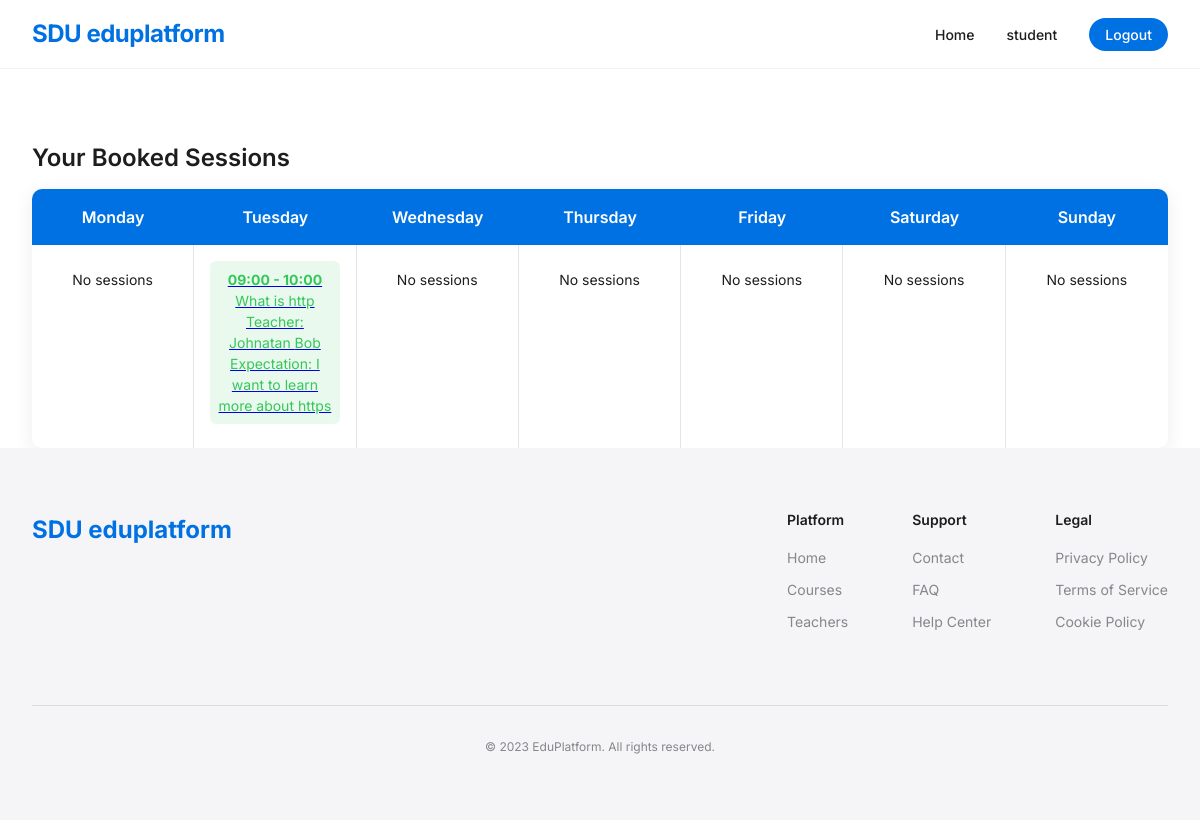
Page /profile/ (signed in) on the earlier database version.
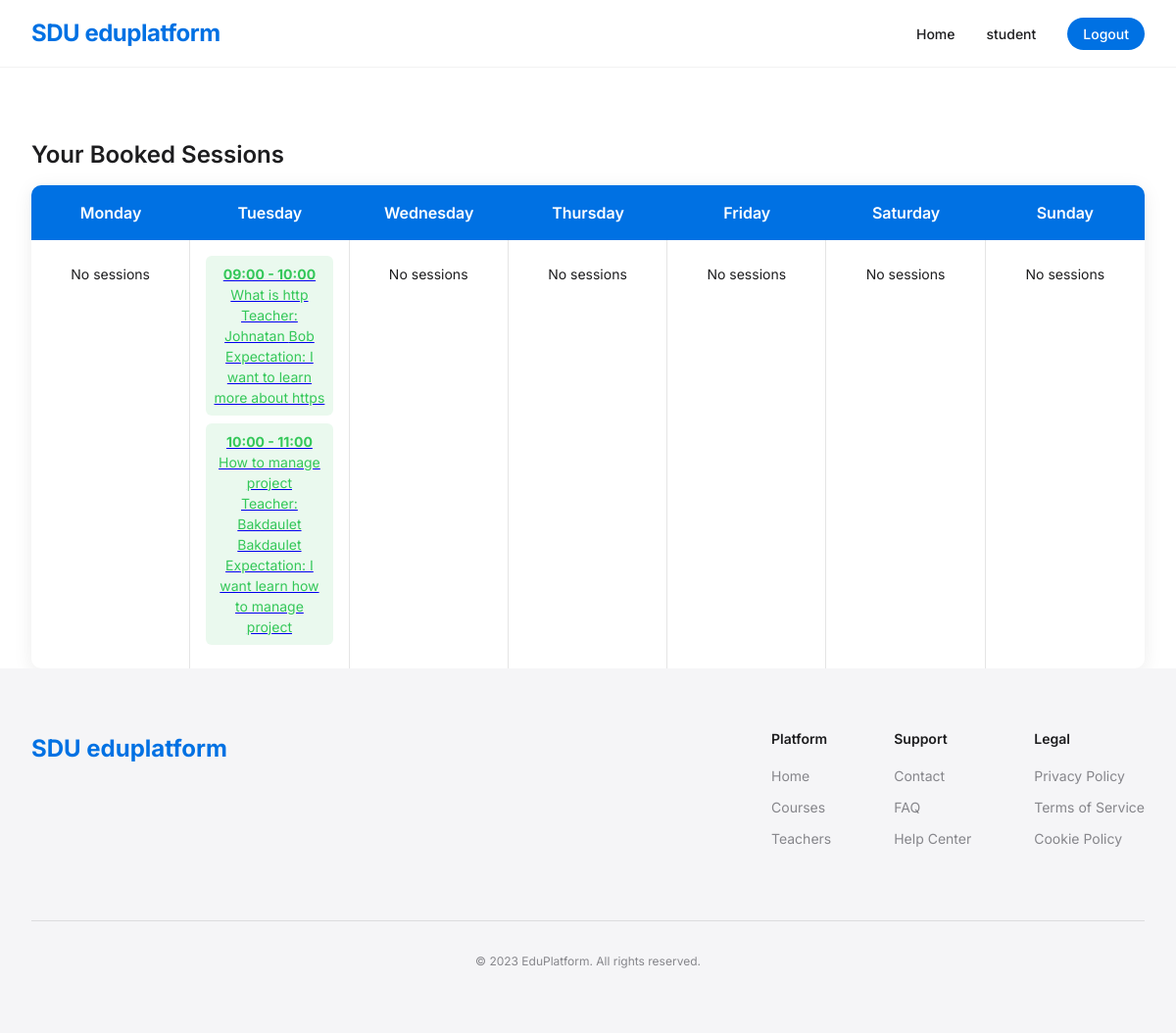
Same page on the later database version.
### core/models.py (models this page shows, shortened)
class BookedSession(models.Model):
    session = models.ForeignKey(Session, on_delete=models.CASCADE, related_name='booked_sessions')
    student = ForeignKey(User, on_delete=models.CASCADE, related_name='booked_students')
    expectation = models.TextField()

class Session(models.Model):
    DAYS_OF_WEEK = [
        ('Monday', 'Monday'),
        ('Tuesday', 'Tuesday'),
        ('Wednesday', 'Wednesday'),
        ('Thursday', 'Thursday'),
        ('Friday', 'Friday'),
        ('Saturday', 'Saturday'),
        ('Sunday', 'Sunday'),
    ]
    TIME_SLOTS = [
        ('08:00 - 09:00', '08:00 - 09:00'),
        ('09:00 - 10:00', '09:00 - 10:00'),
        ('10:00 - 11:00', '10:00 - 11:00'),
        ('11:00 - 12:00', '11:00 - 12:00'),
        ('13:00 - 14:00', '13:00 - 14:00'),
        ('14:00 - 15:00', '14:00 - 15:00'),
        ('15:00 - 16:00', '15:00 - 16:00'),
        ('16:00 - 17:00', '16:00 - 17:00'),
    ]
    STATUS_CHOICES = [
        ('Available', 'Available'),
        ('Booked', 'Booked'),
    ]
    topic = models.CharField(max_length=100)
    description = models.TextField()
    teacher = models.ForeignKey(Teacher, on_delete=models.CASCADE, related_name='sessions')
    day = models.CharField(max_length=10, choices=DAYS_OF_WEEK)
    time_slot = models.CharField(max_length=20, choices=TIME_SLOTS)  # Using predefined 24-hour format slots
    status = models.CharField(max_length=10, choices=STATUS_CHOICES, default='Available')

class Teacher(models.Model):
    user = models.OneToOneField(User, on_delete=models.CASCADE)
    name = models.CharField(max_length=100)
    surname = models.CharField(max_length=100)
    year_experience = models.PositiveIntegerField()
    university = models.CharField(max_length=100)
    speciality = models.CharField(max_length=100)
    more_about = models.TextField()
    image = models.ImageField(upload_to='teacher_image')

### core/views.py (the view)
# urls.py: path('profile/', views.profile, name='profile'),
@login_required(login_url='login')
def profile(request):
    booked_sessions = BookedSession.objects.filter(student=request.user)
    days_of_week = ['Monday', 'Tuesday', 'Wednesday', 'Thursday', 'Friday', 'Saturday', 'Sunday']
    booked_schedule = {}
    for day in days_of_week:
        booked_schedule[day] = booked_sessions.filter(session__day=day)
    return render(request, 'profile.html', {
        'booked_schedule': booked_schedule,
        'days_of_week': days_of_week,
    })

### core/templatetags/dict_extras.py (called while the page is built)
@register.filter
def dict_get(d, key):
    return d.get(key)

### templates/profile.html
{% extends 'base.html' %}
{% load dict_extras %}
{% block content %}
<div class="container">
    <h2>Your Booked Sessions</h2>
    <div class="schedule-container" id="booked-schedule">
        <div class="schedule-header">
            {% for day in days_of_week %}
                <div class="day-name">{{ day }}</div>
            {% endfor %}
        </div>
        <div class="schedule-body">
            {% for day in days_of_week %}
            <div class="day-column" data-day="{{ day }}">
                {% with sessions=booked_schedule|dict_get:day %}
                    {% if sessions and sessions.count %}
                        {% for booking in sessions %}
                            <a href="{% url 'book' teacher_id=booking.session.teacher_id session_id=booking.session_id %}">
                        <div class="time-slot {{ booking.session.status|lower }}">
                            <strong>{{ booking.session.time_slot }}</strong><br>
                            {{ booking.session.topic }}<br>
                            Teacher: {{ booking.session.teacher.name }} {{ booking.session.teacher.surname }}<br>
                            Expectation: {{ booking.expectation }}
                        </div>
                            </a>
                        {% endfor %}
                    {% else %}
                        <div class="time-slot">No sessions</div>
                    {% endif %}
                {% endwith %}
            </div>
            {% endfor %}
        </div>
    </div>
</div>
{% endblock %}

Differences in the rows shown:
added BookedSession: session.time_slot "10:00 - 11:00", session.topic "How to manage project", session.teacher.name "Bakdaulet", session.teacher.surname "Bakdaulet", expectation "I want learn how to manage project"
